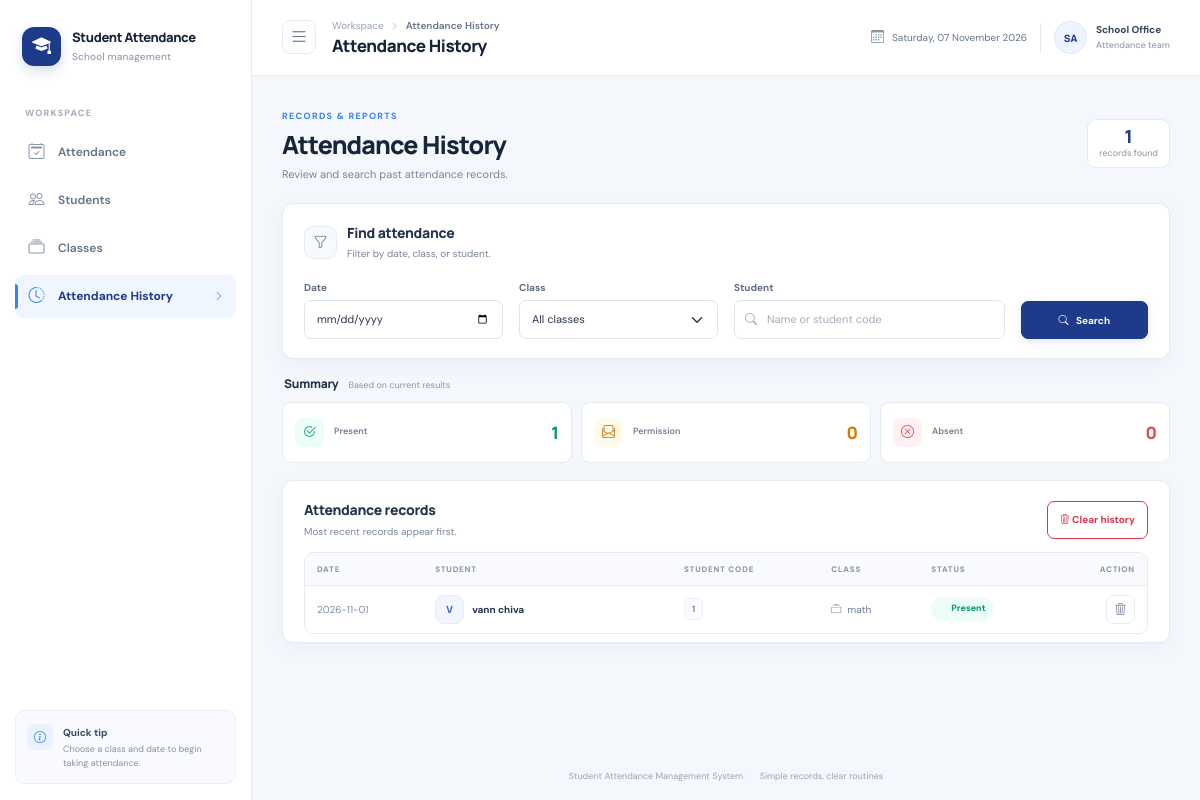
The app's page /history with its own data.
### tables this page shows
CREATE TABLE Attendance (
    AttendanceID INTEGER PRIMARY KEY AUTOINCREMENT,
    StudentID INTEGER NOT NULL,
    AttendanceDate TEXT NOT NULL,
    Status TEXT NOT NULL CHECK (Status IN ('Present', 'Permission', 'Absent')),
    CreatedAt TEXT NOT NULL DEFAULT (datetime('now')),
    FOREIGN KEY (StudentID) REFERENCES Students(StudentID),
    UNIQUE (StudentID, AttendanceDate)
);

CREATE TABLE Students (
    StudentID INTEGER PRIMARY KEY AUTOINCREMENT,
    ClassID INTEGER NOT NULL,
    StudentCode TEXT NOT NULL UNIQUE CHECK (length(StudentCode) <= 30),
    StudentName TEXT NOT NULL CHECK (length(StudentName) <= 100),
    Gender TEXT NOT NULL CHECK (Gender IN ('Male', 'Female', 'Other')),
    CreatedAt TEXT NOT NULL DEFAULT (datetime('now')),
    FOREIGN KEY (ClassID) REFERENCES Classes(ClassID)
);

CREATE TABLE Classes (
    ClassID INTEGER PRIMARY KEY AUTOINCREMENT,
    ClassName TEXT NOT NULL UNIQUE CHECK (length(ClassName) <= 50),
    CreatedAt TEXT NOT NULL DEFAULT (datetime('now'))
);

### routes/attendance.py (the view)
@attendance_bp.get("/history")
def history():
    classes = fetch_all("SELECT ClassID, ClassName FROM Classes ORDER BY ClassName")
    day = request.args.get("date", "").strip()
    class_id = request.args.get("class_id", "").strip()
    term = request.args.get("q", "").strip()
    sql = "SELECT a.AttendanceID, a.AttendanceDate, a.Status, s.StudentCode, s.StudentName, c.ClassName, s.StudentID FROM Attendance a JOIN Students s ON s.StudentID=a.StudentID JOIN Classes c ON c.ClassID=s.ClassID WHERE 1=1"
    params = []
    if day:
        sql += " AND a.AttendanceDate=?"
        params.append(day)
    if class_id.isdigit():
        sql += " AND c.ClassID=?"
        params.append(int(class_id))
    if term:
        sql += " AND (s.StudentName LIKE ? OR s.StudentCode LIKE ?)"
        params.extend([f"%{term}%", f"%{term}%"])
    sql += " ORDER BY a.AttendanceDate DESC, c.ClassName, s.StudentName"
    records = fetch_all(sql, params)
    return render_template("history.html", classes=classes, records=records, selected_date=day, selected_class=class_id, q=term)

### database.py (called while the page is built)
def _connect(path):
    connection = sqlite3.connect(path, timeout=10)
    connection.row_factory = sqlite3.Row
    connection.execute("PRAGMA foreign_keys = ON")
    return connection

@contextmanager
def get_connection():
    connection = _connect(current_app.config["DATABASE_PATH"])
    try:
        yield connection
        connection.commit()
    except Exception:
        connection.rollback()
        raise
    finally:
        connection.close()

def fetch_all(sql, params=()):
    if not isinstance(params, (tuple, list)):
        params = (params,)
    with get_connection() as connection:
        return [dict(row) for row in connection.execute(sql, params).fetchall()]

### templates/history.html (shortened to what this page needs)
{% extends 'base.html' %}
{% block content %}
{% set present_count = records|selectattr('Status', 'equalto', 'Present')|list|length %}{% set permission_count = records|selectattr('Status', 'equalto', 'Permission')|list|length %}{% set absent_count = records|selectattr('Status', 'equalto', 'Absent')|list|length %}
<section class="page-heading"><div><div class="eyebrow">RECORDS & REPORTS</div><h2>Attendance History</h2><p>Review and search past attendance records.</p></div><div class="heading-count"><strong>{{ records|length }}</strong><span>records found</span></div></section>
<section class="panel filter-panel"><div class="panel-heading"><div class="panel-icon"><i class="bi bi-funnel"></i></div><div><h3>Find attendance</h3><p>Filter by date, class, or student.</p></div></div><form class="row g-3 align-items-end" method="get" action="{{ url_for('attendance.history') }}"><div class="col-md-3"><label class="form-label" for="history-date">Date</label><input class="form-control" id="history-date" type="date" name="date" value="{{ selected_date }}"></div><div class="col-md-3"><label class="form-label" for="history-class">Class</label><select class="form-select" id="history-class" name="class_id"><option value="">All classes</option>{% for c in classes %}<option value="{{ c.ClassID }}" {% if selected_class|string == c.ClassID|string %}selected{% endif %}>{{ c.ClassName }}</option>{% endfor %}</select></div><div class="col-md-4"><label class="form-label" for="history-student">Student</label><div class="input-with-icon"><i class="bi bi-search"></i><input class="form-control" id="history-student" name="q" value="{{ q }}" placeholder="Name or student code"></div></div><div class="col-md-2"><button class="btn btn-primary w-100"><i class="bi bi-search"></i> Search</button></div></form></section>
<section class="history-summary"><div class="history-summary-title"><h3>Summary</h3><span>Based on current results</span></div><div class="summary-grid history-summary-grid"><div class="summary-card present-card"><span class="summary-icon"><i class="bi bi-check2-circle"></i></span><span class="summary-label">Present</span><strong>{{ present_count }}</strong></div><div class="summary-card permission-card"><span class="summary-icon"><i class="bi bi-envelope-paper"></i></span><span class="summary-label">Permission</span><strong>{{ permission_count }}</strong></div><div class="summary-card absent-card"><span class="summary-icon"><i class="bi bi-x-circle"></i></span><span class="summary-label">Absent</span><strong>{{ absent_count }}</strong></div></div></section>
<section class="panel list-panel"><div class="section-heading"><div><h3>Attendance records</h3><p>Most recent records appear first.</p></div><button class="btn btn-outline-danger" type="button" data-bs-toggle="modal" data-bs-target="#clear-history-modal" {% if not records %}disabled{% endif %}><i class="bi bi-trash3"></i> Clear history</button></div>{% if records %}<div class="table-responsive table-shell"><table class="table align-middle data-table"><thead><tr><th>DATE</th><th>STUDENT</th><th>STUDENT CODE</th><th>CLASS</th><th>STATUS</th><th class="text-end">ACTION</th></tr></thead><tbody>{% for r in records %}<tr><td class="date-cell">{{ r.AttendanceDate.strftime('%Y-%m-%d') if r.AttendanceDate.strftime is defined else r.AttendanceDate }}</td><td><div class="student-cell"><span class="student-avatar">{{ r.StudentName[:1]|upper }}</span><span class="student-name">{{ r.StudentName }}</span></div></td><td><span class="student-code">{{ r.StudentCode }}</span></td><td><span class="class-label"><i class="bi bi-collection"></i>{{ r.ClassName }}</span></td><td><span class="badge-status status-{{ r.Status|lower }}"><span class="status-indicator"></span>{{ r.Status }}</span></td><td class="text-end"><form method="post" action="{{ url_for('attendance.delete_history_record', attendance_id=r.AttendanceID) }}" data-confirm="Delete this attendance record for {{ r.StudentName }} on {{ r.AttendanceDate }}?"><input type="hidden" name="date" value="{{ selected_date }}"><input type="hidden" name="class_id" value="{{ selected_class }}"><input type="hidden" name="q" value="{{ q }}"><button class="row-action danger-action" type="submit" title="Delete attendance record" aria-label="Delete {{ r.StudentName }} attendance on {{ r.AttendanceDate }}"><i class="bi bi-trash3"></i></button></form></td></tr>{% endfor %}</tbody></table></div>{% endif %}</section>
{% endblock %}

### records on screen
Attendance: AttendanceDate "2026-11-01", StudentName "V", StudentName "vann chiva", StudentCode "1", ClassName "math", Status "Present"

### other values on screen
{{ records|length }} "1"
{{ present_count }} "1"
{{ permission_count }} "0"
{{ absent_count }} "0"
